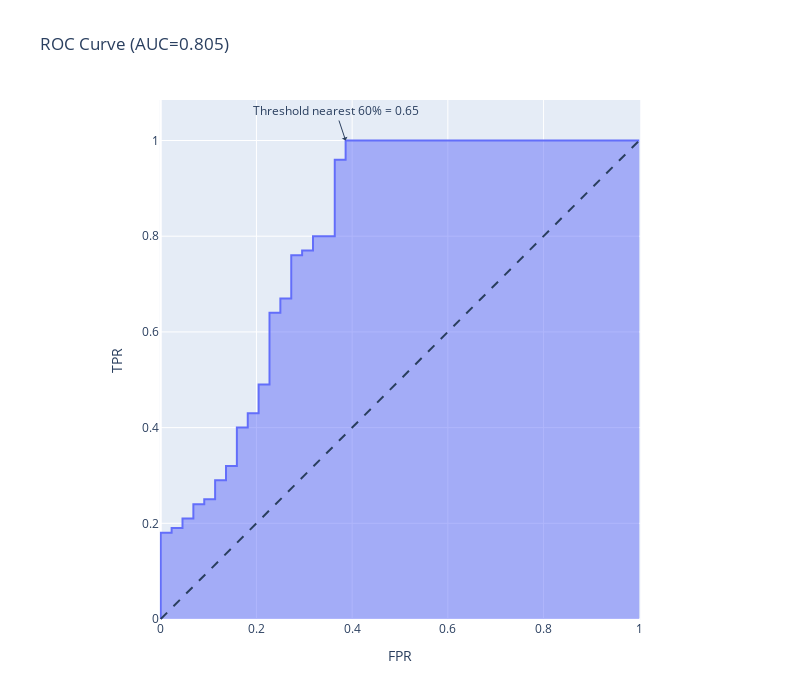

Notebook cell for this chart:
### Code cell
# choose a threshold for prediction.
make_rocauc(.60)

### Figure 1 — Plotly figure (JSON) as saved in the notebook; plotly's stock layout.template omitted (floating-point values rounded to 4 significant figures)
{"data": [{"customdata": [[1.853], [0.8528], [0.8251], [0.8239], [0.8228], [0.8203], [0.8192], [0.8192], [0.8169], [0.8164], [0.814], [0.8136], [0.812], [0.8103], [0.7976], [0.7969], [0.7809], [0.7798], [0.7736], [0.7735], [0.768], [0.768], [0.7541], [0.7525], [0.7504], [0.7492], [0.7291], [0.7282], [0.7259], [0.7231], [0.7175], [0.7096], [0.673], [0.6719], [0.6678], [0.6555], [0.6549], [0.2169]], "hovertemplate": "FPR=%{x:.2f}<br>TPR=%{y:.2f}<br>Threshold=%{customdata[0]:.2f}<extra></extra>", "legendgroup": "", "line": {"color": "#636efa"}, "marker": {"symbol": "circle"}, "mode": "lines", "name": "", "orientation": "v", "showlegend": false, "stackgroup": "1", "type": "scatter", "x": [0, 0, 0, 0.02273, 0.02273, 0.04545, 0.04545, 0.06818, 0.06818, 0.09091, 0.09091, 0.1136, 0.1136, 0.1364, 0.1364, 0.1591, 0.1591, 0.1818, 0.1818, 0.2045, 0.2045, 0.2273, 0.2273, 0.25, 0.25, 0.2727, 0.2727, 0.2955, 0.2955, 0.3182, 0.3182, 0.3636, 0.3636, 0.3864, 0.3864, 0.3864, 0.3864, 1], "xaxis": "x", "y": [0, 0.02, 0.18, 0.18, 0.19, 0.19, 0.21, 0.21, 0.24, 0.24, 0.25, 0.25, 0.29, 0.29, 0.32, 0.32, 0.4, 0.4, 0.43, 0.43, 0.49, 0.49, 0.64, 0.64, 0.67, 0.67, 0.76, 0.76, 0.77, 0.77, 0.8, 0.8, 0.96, 0.96, 0.97, 0.99, 1, 1], "yaxis": "y"}], "layout": {"annotations": [{"arrowhead": 1, "showarrow": true, "text": "Threshold nearest 60% = 0.65", "x": 0.3864, "y": 1}], "height": 700, "legend": {"tracegroupgap": 0}, "shapes": [{"line": {"dash": "dash"}, "type": "line", "x0": 0, "x1": 1, "y0": 0, "y1": 1}], "title": {"text": "ROC Curve (AUC=0.805)"}, "width": 800, "xaxis": {"anchor": "y", "autorange": true, "constrain": "domain", "domain": [0.1238, 0.8762], "range": [-0.002086, 1.002], "title": {"text": "FPR"}, "type": "linear"}, "yaxis": {"anchor": "x", "autorange": true, "domain": [0, 1], "range": [-0.002086, 1.082], "scaleanchor": "x", "scaleratio": 1, "title": {"text": "TPR"}, "type": "linear"}}}
